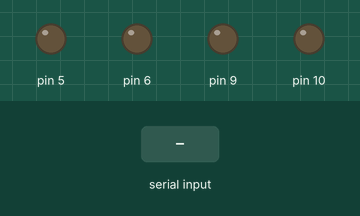
Bench run of a sketch on a simulated Arduino Uno, built with avr-gcc and run on an emulated ATmega328P. On the bench: output pins drawn as LEDs (lit = HIGH). The test bench sets the inputs (shaded band).

Above: at 1.2 s.
1.3 s: byte 30 received over Serial
At 2.0 s:
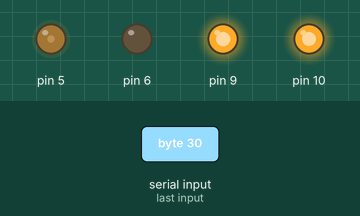
2.8 s: byte 90 received over Serial
At 3.2 s:
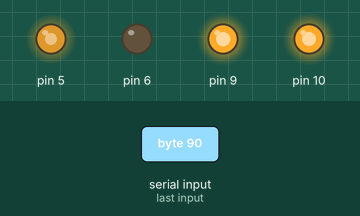
4.3 s: byte 120 received over Serial
At 5.5 s:
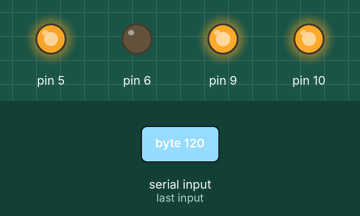
Timing chart, 0 to 7.3 s (numbered marks = the images above; inputs shaded):
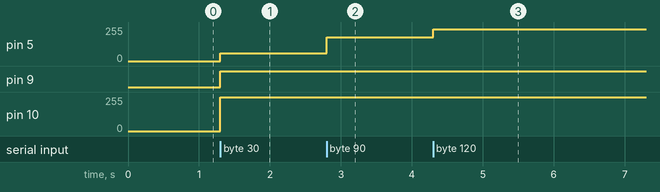

Measured:
- after the input at 1.3 s, pin 5: 0/255 → 60/255 at once; pin 9: LOW → HIGH at once; pin 10: 0/255 → 253/255 at once
- after the input at 2.8 s, pin 5: 60/255 → 180/255 at once
- after the input at 4.3 s, pin 5: 180/255 → 240/255 at once

The sketch:

LineTrackArduino.ino
```cpp
#include <motor.h>

Motor left(6,5), right(9,10);
int incoming[2];
int diff;
int avg;
int motorleft, motorright;

void setup() {
Serial.begin(9600);
}

void loop() {
  while (Serial.available()){
    for(int i=0;i<2;i++){
      int miao = Serial.read();
      if (miao > 127){
        miao = miao - 256;
      }
      incoming[i] = 2*miao;
  }
  diff = incoming[1]-incoming[0];
  avg = (incoming[1]+incoming[0])/2;
  move(right,left,avg,diff);
    }
}

//GERALD CHOO HAS ISSUES
```
